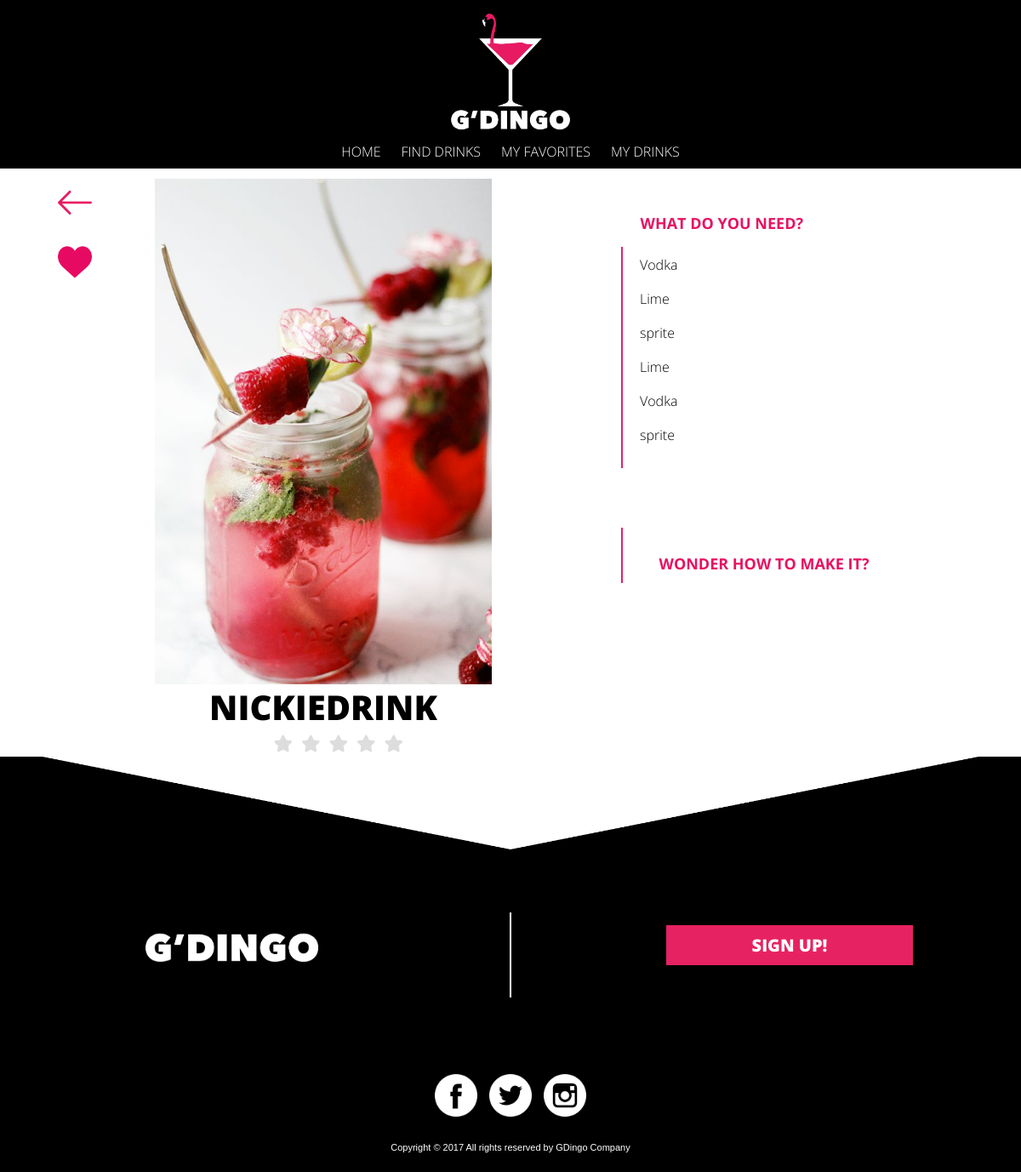
The page /drinkbase.php?DrinkId=2 on the database its author committed.
### tables this page shows
CREATE TABLE `Drinks` (
  `DrinkId` int(11) NOT NULL,
  `DrinkName` varchar(255) NOT NULL,
  `DrinkAuthor` varchar(255) NOT NULL,
  `DrinkPicture` varchar(255) NOT NULL,
  `DrinkReceipt` text NOT NULL
);

### drinkbase.php (the view, shortened to what this page needs)
<?php include 'Includes/config.php';?>
<?php
	$DrinkId = trim($_GET['DrinkId']);
	@ $db = new mysqli($dbserver, $dbuser, $dbpass, $dbname);
	$query = " SELECT Drinks.DrinkId, Drinks.DrinkName, Drinks.DrinkAuthor, Drinks.DrinkPicture, Drinks.DrinkReceipt, Ingredients.IngId, Ingredients.NameIng FROM Drinks
		JOIN DrinksIng ON Drinks.DrinkId = DrinksIng.DrinkId
		JOIN Ingredients ON Ingredients.IngId = DrinksIng.IngId
		WHERE Drinks.DrinkId=$DrinkId";
	$stmt = $db->prepare($query);
	$stmt->bind_result($DrinkId, $DrinkName, $DrinkAuthor, $DrinkPicture, $DrinkReceipt, $IngId, $NameIng);
	$stmt->execute();
	$alling=array();
	while ($stmt->fetch()) {
		array_push($alling,$NameIng);
	};
?>
<!Doctype html>
<html>
	<head>
	</head>
	<body>
	<div id="pageContainer">
	<?php include 'header.php';?>
		<div class='container'>
			<div id="white">
				<div class="drinkside">
					<div class='side'>
			    		<?php
			    			echo "<img class='drinkimage' src=Images/DrinkPictures/$DrinkPicture>";
			    		?>
		    		</div>
		    		<div class="heart">
						<?php
							echo '<a href="AddFav.php?DrinkId=' . urlencode($DrinkId) . '"><img class="knapp" src="Images/like2.png"></a>';
						?>
					</div>
					<div  class="back">
						<a href="#" onClick="history.go(-1);return true;"><img class="knapp" src="Images/left-arrow.png"></a>
					</div>
					<h3><?php echo $DrinkName; ?></h3>
					<div id="rating">
						<fieldset id='demo1' class="rating">
	                        <label class = "full" for="star5" title="Awesome - 5 stars"></label>
	                        <label class = "full" for="star4" title="Pretty good - 4 stars"></label>
	                        <label class = "full" for="star3" title="Meh - 3 stars"></label>
	                        <label class = "full" for="star2" title="Kinda bad - 2 stars"></label>
	                        <label class = "full" for="star1" title="Sucks big time - 1 star"></label>
	                    </fieldset>
					</div>
				</div>
				<div class='maincontent'>
					<div class='ingrblack'>
						<h4>What do you need? </h4>
						<ul><?php foreach($alling as $value){
			    			echo "<li>" . $value . "</li><br>";} ?>
			    		</ul>
			    	</div>
			    	<div class='receipt'>
				    	<h4>Wonder how to make it? </h4>
			    	</div>
	    		</div>
			</div>
		</div>
	</div>
	<?php include 'footer.php';?>
	</body>
</html>

### header.php (style rules this page uses)
body { margin:0; }
@media (min-width: 600px) { body { margin: 0 auto; } }

### rating.php (style rules this page uses)
fieldset, label { margin: 0; padding: 0; }
body { margin: 20px; }
.rating { border: none; }
.rating > label:before { margin: 5px; font-size: 1.25em; font-family: FontAwesome; display: inline-block; content: "\f005"; }
.rating > label { color: #ddd; float: right; }

### footer.php (style rules this page uses)
body { margin: 0 auto; }

### drinkbase.php (style rules this page uses)
#demo1 { text-align: center; }
#rating { width: 65%; overflow: hidden; }
body { margin: 0 auto; background-color: #000; }
#pageContainer { background-color: #000; margin: 0 auto; width: 100%; }
.container { padding-top:150px; margin: 0 auto; text-align: center; background-color: #fff; width: 100%; }
.drinkside { position: relative; float:left; width:100%; text-align: center; margin-bottom: 20px; background-color: #fff; }
#white { width:100%; background-color: #fff; overflow: hidden; max-width: 1100px; display: block; margin: 0 auto; }
h3 { font-family: 'open sans',helvetica; font-weight: 800; text-transform: uppercase; font-size: 40px; color:black; margin:0 auto; line-height: 45px; margin-bottom: 5px; text-align: center; width: 60%; }
h4 { padding-top:20px; font-family: 'open sans',helvetica; text-transform: uppercase; font-size: 18px; color:black; margin:0; line-height: 45px; margin-bottom: 5px; color:#E61262; text-align:center; }
.ingrblack { background-color:black; color:white; padding-top: 0px; }
.receipt { margin: 0; }
.maincontent { float:right; width:100%; margin-left:20px; box-sizing: border-box; background-color: #fff; }
.side { margin-top:15px; }
.drinkimage { width:60%; }
li { font-family: 'open sans',helvetica; font-weight: 300; list-style: none; padding:0; }
ul { text-decoration: none; margin:0; text-align:center; padding:0; }
.heart { background: white; width: 20px; height: 20px; border-radius: 20px; padding:8px; position:absolute; right:40px; top:0px; }
.back { width: 20px; height: 20px; border-radius: 20px; padding:8px; position:absolute; left:20px; top:0px; }
.knapp { width: 40px; }
@media (min-width: 600px) { .heart, .back, .side { margin-top: 60px; } }
@media (min-width: 600px) { .drinkside { float:left; width:60%; text-align: center; margin-bottom: 20px; display: inline; margin: 0 auto; } }
@media (min-width: 600px) { .maincontent { float:left; width:40%; display: inline; margin: 0 auto; text-align: left; } }
@media (min-width: 600px) { h4 { text-align: left; margin-left: 42.5px; } }
@media (min-width: 600px) { .ingrblack ul { border-left: 2.5px solid #e72262; text-align:left; margin-left: 20px; padding: 10px 20px; } }
@media (min-width: 600px) { .ingrblack { background-color:white; color: #000; text-align: left; margin-top:70px; } }
@media (min-width: 600px) { .heart { left:10px; top:70px; } }
@media (min-width: 600px) { .back { left:10px; } }
@media (min-width: 600px) { .receipt { border-left: 2.5px solid #e72262; text-align:left; margin: 70px 0 0 20px; padding: -10px 20px; } }

### rows shown on the page
drinks: DrinkPicture (picture), DrinkName "NICKIEDRINK"

### other values the page prints
$value "Vodka"
$value "Lime"
$value "sprite"
